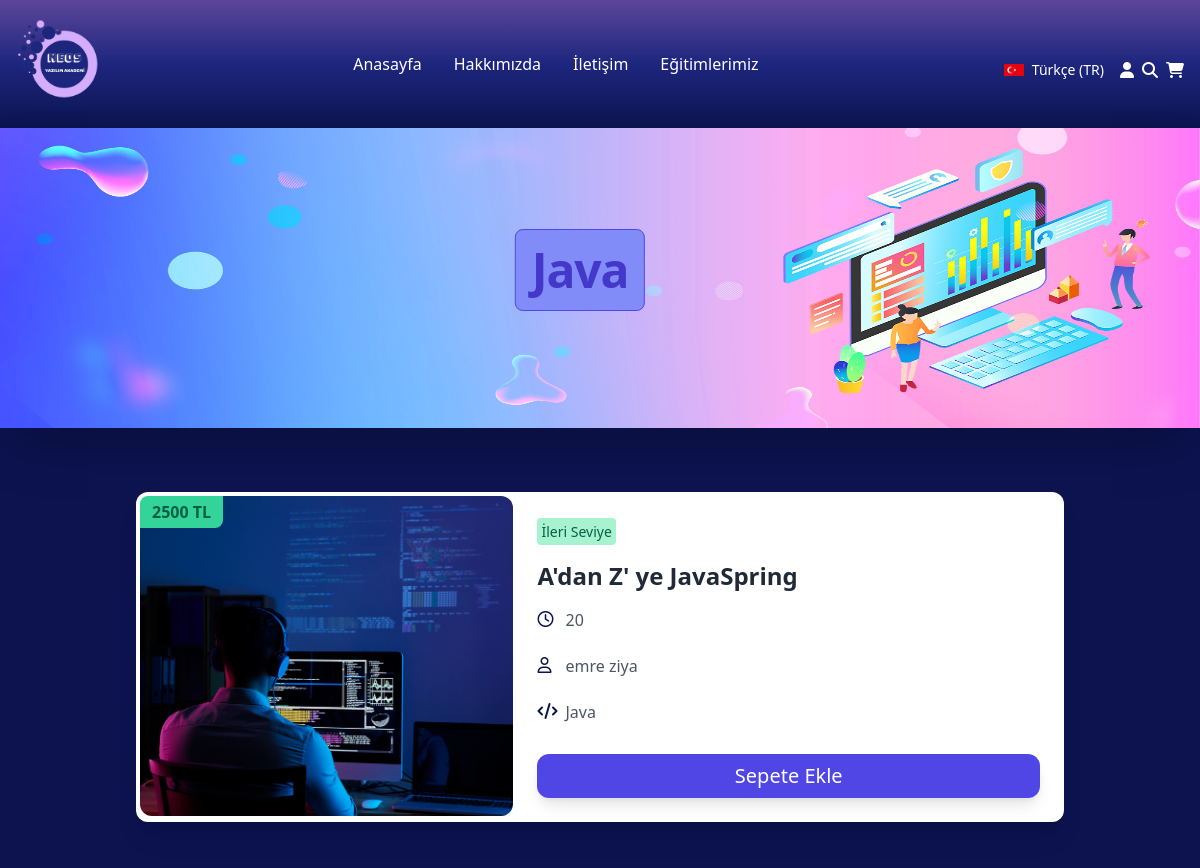
/egitimlerimiz/java (upper part), run on an earlier commit of the app's database.
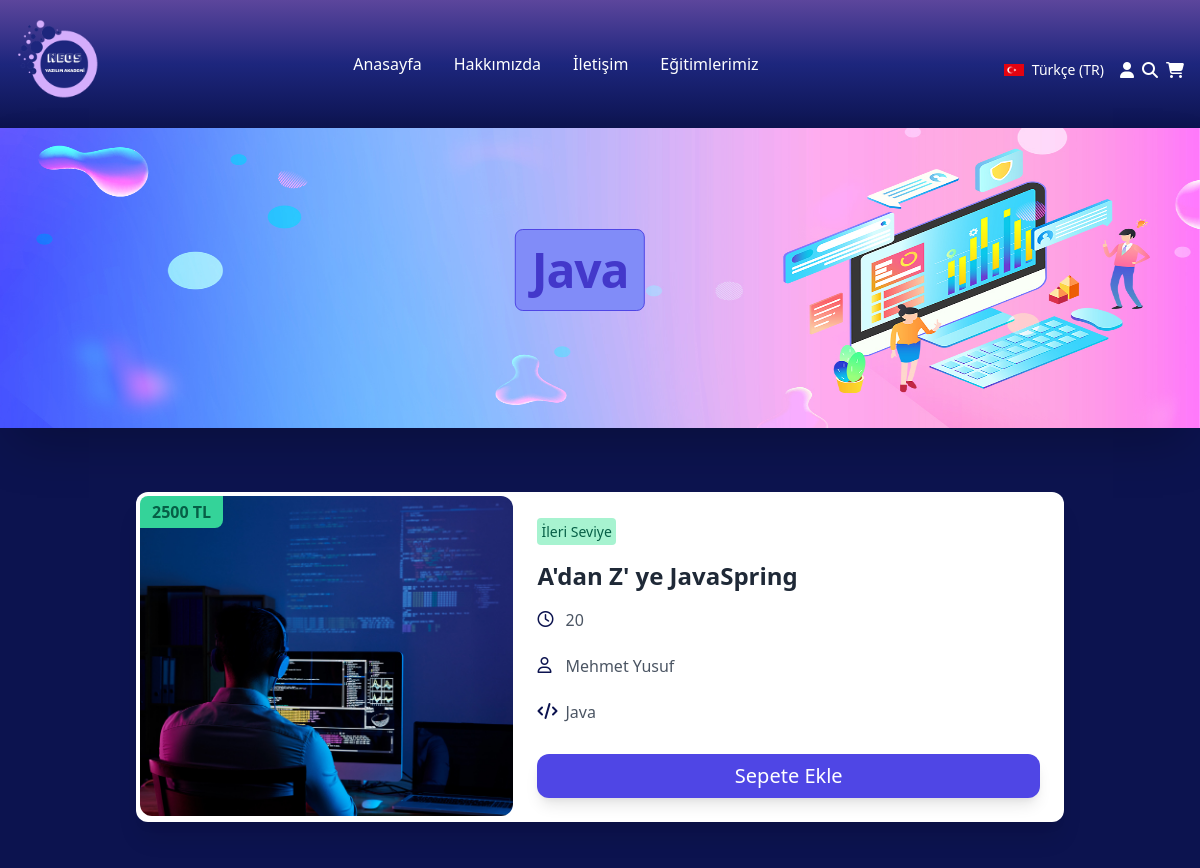
And on a later commit of the database.
### LMSapp/models.py (models this page shows, shortened)
class Egitimler(models.Model):
    egitimler_title = models.CharField(max_length=200)
    egitim_icerigi = models.CharField(max_length=200)
    egitim_suresi = models.IntegerField()
    egitim_ana_kategori = models.ManyToManyField(AnaCategory, blank= True, null=True)
    egitim_alt_kategori = models.ForeignKey(AltCategory, on_delete= models.SET_NULL, null= True)
    egitim_image = models.ImageField(upload_to='egitim_pic')
    egitim_seviyesi = models.ForeignKey(CourseLevel,on_delete=models.SET_NULL, null=True)
    egitim_ucreti = models.IntegerField(null=True)
    egitmen = models.ForeignKey(CustomUser,on_delete=models.CASCADE)
    slug = models.SlugField(blank=True, null=True, unique=True, db_index=True, editable=False)

class AltCategory(models.Model):
    alt_category_name = models.CharField(max_length=100)
    alt_category_image = models.ImageField(upload_to='category_pic')
    ana_category = models.ManyToManyField(AnaCategory, related_name='category')
    slug = models.SlugField(blank=True, null=True, unique=True, db_index=True, editable=False)
    def __str__(self):
        return self.alt_category_name

class CourseLevel(models.Model):
    egitim_seviyesi = models.CharField(max_length=50)
    def __str__(self):
        return self.egitim_seviyesi

### LMSuser/models.py (models this page shows, shortened)
class CustomUser(AbstractUser):
    image = models.ImageField(upload_to='profile_pic', null=True, blank=True, default=get_default_profile_image, verbose_name='Profil Resmi')
    phone_number = models.CharField(max_length=11, null=True)
    tc = models.CharField(max_length=11, null=True)
    is_teacher = models.BooleanField(default=False)
    password = models.CharField(max_length=128)
    description = models.TextField(null=True)
    rozet = models.ManyToManyField(Rozetler)
    slug = models.SlugField(blank=True, null=True, unique=True, db_index=True, editable=True)

### LMSapp/views.py (the view, shortened to what this page needs)
# urls.py: path('egitimlerimiz/<slug:category_slug>',dersler,name='dersler'),
def dersler(request, category_slug):
    dersler = Egitimler.objects.filter(egitim_alt_kategori__slug = category_slug)
    return render(request,'dersler.html',{'dersler':dersler})

### LMSapp/templates/dersler.html (shortened to what this page needs)
{% extends "base.html" %}
{% load static %}
{% block content %}
<div class="max-w-full shadow-2xl mx-auto text-center relative">
    <div class="absolute top-1/2 left-1/2 transform -translate-x-1/2 -translate-y-1/2 pr-0 sm:pr-10">
        <h2 class="text-2xl leading-9 font-bold tracking-tight border border-indigo-600 p-1 md:p-4 rounded-lg bg-indigo-400 text-indigo-700 md:text-5xl sm:leading-10">
          {{ dersler.first.egitim_alt_kategori }}
        </h2>
    </div>
</div>
<div class="py-16">
<div class="container xl:w-4/6 m-auto px-6 text-gray-600 md:px-12 xl:px-6">
    <div class="grid gap-12 ">
      {% for ders in dersler %}
        <div class="p-1 rounded-xl group md:flex space-x-3 md:space-x-6 bg-white shadow-xl">
          <div class="relative">
            <img src="{{ders.egitim_image.url}}" class="rounded-xl object-contain object-cover h-80 w-96 object-top transition duration-500 group-hover:rounded-xl" loading="lazy" alt="Colors" />
          <p class="absolute top-0 bg-green-400 text-green-800 font-semibold py-1 px-3 rounded-br-lg rounded-tl-lg">{{ders.egitim_ucreti}} TL</p>
          </div>
          <div class="w-full md:w-7/12 pl-0 p-5">
            <div class="space-y-2">
              <div class="space-y-4">
                  <div class="mb-3 text-xl">
                      <span class="p-1 text-sm bg-green-200 text-green-800 rounded">{{ders.egitim_seviyesi}}</span>
                  </div>
                  <h1 class="mt-4 text-gray-800 text-2xl font-bold cursor-pointer">{{ders.egitimler_title}}</h1>
                  <div class="flex space-x-1 items-center">
                      <i class="fa-regular fa-clock h-6 w-6 text-lacivert"></i>
                      <p class="mb-1.5">{{ders.egitim_suresi}}</p>
                  </div>
                  <div class="flex space-x-1 items-center">
                      <i class="fa-regular fa-user h-6 w-6 text-lacivert"></i>
                      <a href="{% url "egitmen" ders.egitmen_id %}"><p class="mb-1.5">{{ders.egitmen.first_name}}</p></a>
                  </div>
                  <div class="flex space-x-1 items-center">
                      <i class="fa-solid fa-code h-6 w-6 text-lacivert"></i>
                      <p class="mb-1.5" >{{ders.egitim_alt_kategori}}</p>
                  </div>
                  </div>
                  <form method="POST">
                    <button type="submit" class="mt-4 text-xl w-full text-white bg-indigo-600 py-2 rounded-xl shadow-lg">Sepete Ekle</button>
                  </form>
            </div>
          </div>
        </div>
      {% endfor %}
    </div>
</div>
</div>
{% endblock content %}

What changed in the data, as far as the page shows it:
changed Egitimler "A'dan Z' ye JavaSpring": egitmen.first_name "emre ziya" → "Mehmet Yusuf"
